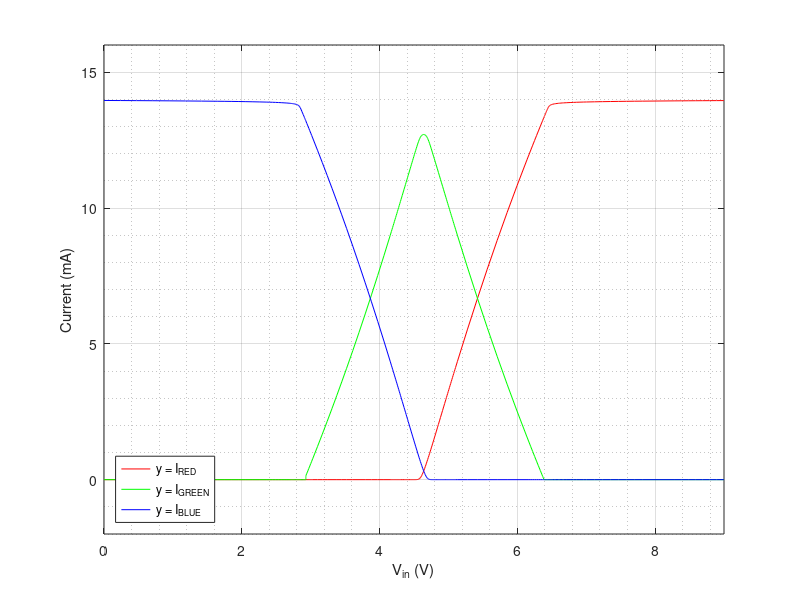

This figure's MATLAB source:

%{
scope = load('control_unit_results.txt');
ChA = [scope(:,1),scope(:,2)];
ChB = [scope(:,1),scope(:,3)];
figure(1);clf;
subplot(1,1,1);
plot(ChA(:,1),ChA(:,2));
plot(ChB(:,1),ChB(:,3));
grid on
grid minor
axis([0 100 0 10]);
ylabel('V_{set} (V)');
xlabel('R_{R\_POT\_1} (kΩ)');
%}


scope = load('display_unit_results.txt');
ChA = [scope(:,2),scope(:,3)*1000]; %Vin- ID1(ma)
ChB = [scope(:,2),scope(:,4)*1000]; %Vin- ID2(ma)
ChC = [scope(:,2),scope(:,5)*1000]; %Vin- ID6(ma)

figure(1);clf;
subplot(1,1,1);

plot(ChA(:,1),ChA(:,2),'color','r');
hold on
plot(ChB(:,1),ChB(:,2),'color','g');
hold on
plot(ChC(:,1),ChC(:,2),'color','b');

axis([0 9 -2 16]);
grid on
grid minor
ylabel('Current (mA)');
xlabel('V_{in} (V)');

legend({'y = I_{RED}','y = I_{GREEN}','y = I_{BLUE}'},'Location','southwest')

%{
scope = load('sensing_unit_results.txt');
D = [scope(:,1),scope(:,2),scope(:,3)];

figure(1);clf;
%axis([0 .02 -1.2 1.2]);
subplot(1,1,1);
plot(D(:,1),D(:,2),D(:,1),D(:,3) );
axis([0 1 -0.1 10.1])
grid on
grid minor

ylabel('Voltage (V)');
xlabel('Time (s)');
title('Simulation result of sensig unit')
legend({'y = V_{sensing}','y = 10*V_{LM\_35}'},'Location','southwest')
%}


%{
figure(1);clf;
subplot(1,1,1);
x= [2 50 100 150 200 238 252 280 310 340 370 400 404 412 430 440 450 500 1020];
y= [-0.008 -0.008 -0.008 -0.008 -0.008 -0.008 0.377 1.83 3.43 5.04 6.63 8.11 8.42 8.87 8.89 8.89 8.89 8.89 8.89];
plot(x,y);
grid on
grid minor
xlabel('V_{LM\_35} (mV)');
ylabel('V_{Sensing} (V)');
axis([0 1000 -0.5 9.5]);
%}


%{
figure(1);clf;
subplot(1,1,1);
x= [9 10 11 12 13 14 15];
y= [232 234 234 236 238 238 238 ];
plot(x,y);
grid on
grid minor
xlabel('V_{12V\_DC\_BUS} (V)');
ylabel('V_{offset\_voltage} (mV)');
axis([9 15 230 240]);
%}



